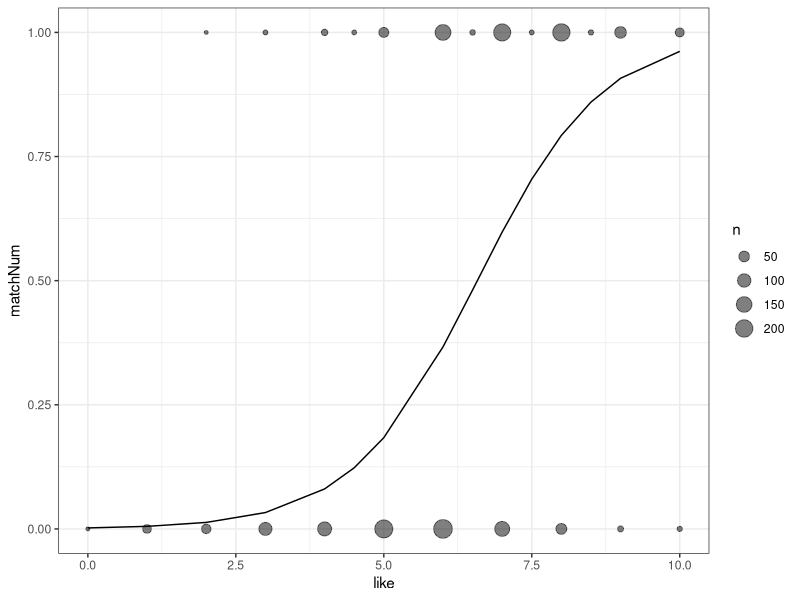

Write the R code that produced this figure.
## ---- chunk 1
knitr::opts_chunk$set(echo = TRUE)
library(tidyverse)
library(broom)
library(modelr)
library(pscl)
theme_set(theme_bw())
## ---- chunk 2
dates <- read_csv("speed-dating2.csv")
dates <- dates %>% 
  na.omit() %>%
  mutate(dec = case_when(.$dec == "no" ~ 0, 
                         .$dec == "yes" ~ 1))
## ---- chunk 3
bm <- glm(dec ~ like, 
          data = dates, 
          family = "binomial")
tidy(bm, conf.int = TRUE)
glance(bm)
pR2(bm)
## ---- chunk 4
bm %>% 
  augment(type.predict = "response")  %>% 
  mutate(matchNum = ifelse(dec == 1, 1, 0)) %>% 
  ggplot(aes(x = like)) + 
  geom_count(aes(y = matchNum), alpha = 0.5) + 
  geom_line(aes(y = .fitted))
